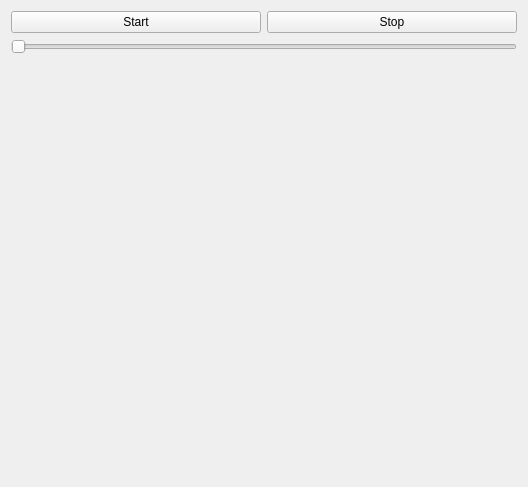
<?xml version="1.0" encoding="UTF-8"?>
<ui version="4.0">
 <class>Form</class>
 <widget class="QWidget" name="Form">
  <property name="geometry">
   <rect>
    <x>0</x>
    <y>0</y>
    <width>528</width>
    <height>487</height>
   </rect>
  </property>
  <property name="windowTitle">
   <string>Form</string>
  </property>
  <layout class="QVBoxLayout" name="verticalLayout">
   <item>
    <layout class="QGridLayout" name="gridLayout">
     <item row="0" column="1">
      <widget class="QPushButton" name="startButton">
       <property name="text">
        <string>Stop</string>
       </property>
      </widget>
     </item>
     <item row="0" column="0">
      <widget class="QPushButton" name="stopButton">
       <property name="text">
        <string>Start</string>
       </property>
      </widget>
     </item>
     <item row="1" column="0" colspan="2">
      <widget class="QSlider" name="horizontalSlider">
       <property name="orientation">
        <enum>Qt::Horizontal</enum>
       </property>
      </widget>
     </item>
    </layout>
   </item>
   <item>
    <spacer name="verticalSpacer">
     <property name="orientation">
      <enum>Qt::Vertical</enum>
     </property>
     <property name="sizeHint" stdset="0">
      <size>
       <width>20</width>
       <height>40</height>
      </size>
     </property>
    </spacer>
   </item>
  </layout>
 </widget>
 <resources/>
 <connections/>
</ui>
